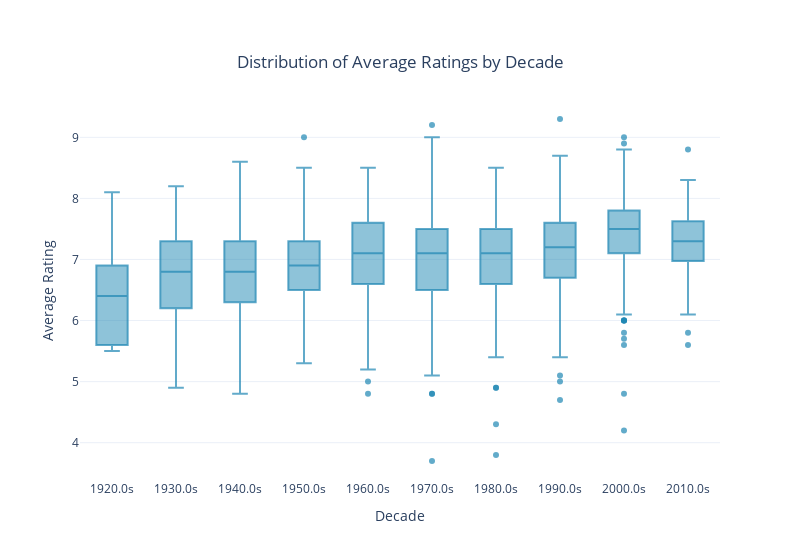

The code cell stored with this chart in its notebook:
### Code cell
import pandas as pd
import numpy as np
import plotly.graph_objects as go

# Load and prepare data
oscar_winner_nominee_df = pd.concat(q1.load_oscar_winners_nominees_all_categories())

# Create a new decade column
oscar_winner_nominee_df['decade'] = (oscar_winner_nominee_df['release'] // 10) * 10

# Create figure
fig = go.Figure()

# Add a box trace grouped by decade
fig.add_trace(
    go.Box(
        x=oscar_winner_nominee_df['decade'],
        y=oscar_winner_nominee_df['averageRating'],
        name='Average Rating',
        # boxpoints='all', # Show all points
        # jitter=0.3,       # Spread points within the box width
        pointpos=0,    # Position points relative to the box
        marker=dict(opacity=1.0, color='rgba(31, 135, 180, 0.7)'),
        customdata=oscar_winner_nominee_df['primaryTitle'],
    )
)

# Update layout
fig.update_layout(
    title={
        'text': "Distribution of Average Ratings by Decade",
        'y':0.9, 
        'x':0.5, 
        'xanchor':'center',
        'yanchor':'top'
    },
    xaxis=dict(
        title="Decade", 
        type='category',
        tickmode='array',
        tickvals=np.sort(oscar_winner_nominee_df['decade'].unique()),
        ticktext=[f"{d}s" for d in np.sort(oscar_winner_nominee_df['decade'].unique())],
    ),
    yaxis=dict(title="Average Rating"),
    template="plotly_white",
    width=800,
    legend_title_text=""
)

# Add hover template
fig.update_traces(
  hovertemplate=(
    "<b>Title:</b> %{customdata}<br>"
    "<b>Decade:</b> %{x}<br>"
    "<b>Average Rating:</b> %{y}<extra></extra>"
  ),
)


fig.show()


pio.write_html(fig, file="output/rating_decades_box.html", full_html=False)

### Figure 1 — Plotly figure (JSON) as saved in the notebook; plotly's stock layout.template omitted (floating-point values rounded to 4 significant figures; data arrays with more than 128 entries replaced by an {"elided": "..."} marker saying what was removed)
{"data": [{"customdata": {"elided": "2368 str values"}, "hovertemplate": "<b>Title:</b> %{customdata}<br><b>Decade:</b> %{x}<br><b>Average Rating:</b> %{y}<extra></extra>", "marker": {"color": "rgba(31, 135, 180, 0.7)", "opacity": 1}, "name": "Average Rating", "pointpos": 0, "type": "box", "x": {"elided": "2368 int values"}, "y": {"elided": "2368 float values"}}], "layout": {"legend": {"title": {"text": ""}}, "title": {"text": "Distribution of Average Ratings by Decade", "x": 0.5, "xanchor": "center", "y": 0.9, "yanchor": "top"}, "width": 800, "xaxis": {"tickmode": "array", "ticktext": ["1920.0s", "1930.0s", "1940.0s", "1950.0s", "1960.0s", "1970.0s", "1980.0s", "1990.0s", "2000.0s", "2010.0s"], "tickvals": [1920, 1930, 1940, 1950, 1960, 1970, 1980, 1990, 2000, 2010], "title": {"text": "Decade"}, "type": "category"}, "yaxis": {"title": {"text": "Average Rating"}}}}
